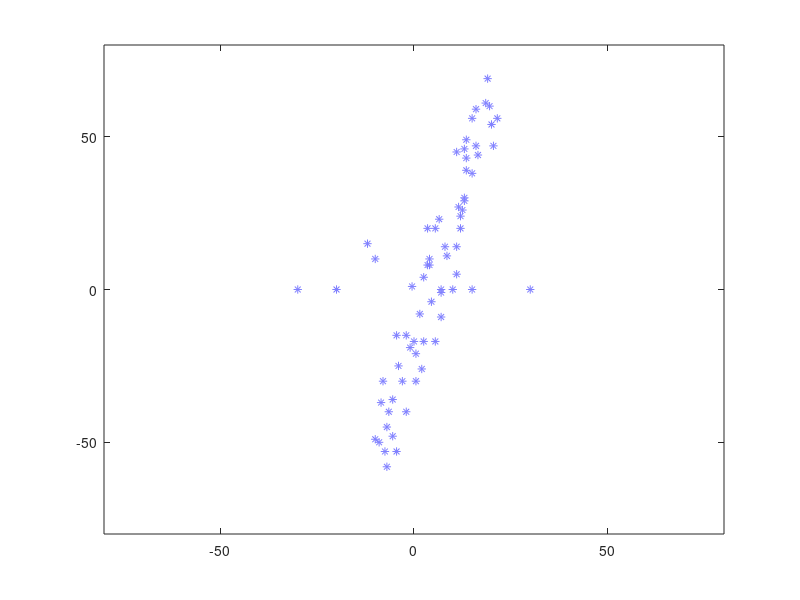

MATLAB code to generate this figure: (Note: this script raises an error after producing the figure.)

%% Create data of a linear model  y = ax + b (2D)
a = 20;
b = 5;
%% Build dataset
P = [ ];
for x = -15 :0.5: 15
  y = (a*x)/b;
  %% Add Noise %fix noise
  x = x+randi(10,1,1);
  y = y+randi(10,1,1);
  %% get data points
  P = [P; x,y];
end
%% Add outliers
outlier = [15,0; 4,10; -10,10; -12,15;
     10,0; 30,0; -30,0; -20,0; ];
P = [P;outlier];

%% plot points
figure(1);
for i=1:length(P)
    plot(P(i,1),P(i,2),'*', 'color', [0.5000    0.5000    1.0000])
    hold on;
end
axis([-80 80 -80 80])
[t1 , t2] = title('search for inliers in random data + noise + outliers', 'The inliers solution is the points obtained in GREEN');

%% Ransac
number_of_iterations = 5
[M, B, solution] = RANSAC(P, number_of_iterations);


%% ---------------------------- BONUS, plus ------------------------------------------------------------
%% get the best 3 models that fit inliers
m_error = [ ];
b_error = [ ];
for i = 1:length(M)
    m_error(i) = abs(M(i) - a);
    b_error(i) = abs(B(i) - b);
end
m_error2 = sort(m_error);
b_error2 = sort(b_error);

a_best_error1 = m_error2(1);
a_best_error2 = m_error2(2);
a_best_error3 = m_error2(3);

b_best_error1 = b_error2(1);
b_best_error2 = b_error2(2);
b_best_error3 = b_error2(3);

for i = 1:length(M)
    if a_best_error1 == m_error(i)
        aindex1 = i;
    end
    if a_best_error2 == m_error(i)
        aindex2 = i;
    end
    if a_best_error3 == m_error(i)
        aindex3 = i;
    end
end

for i = 1:length(B)
    if b_best_error1 == b_error(i)
        bindex1 = i;
    end
    if b_best_error2 == b_error(i)
        bindex2 = i;
    end
    if b_best_error3 == b_error(i)
        bindex3 = i;
    end
end
%% models are :
m1 = M(aindex1);
b1 = B(bindex1);
m2 = M(aindex2);
b2 = B(bindex2);
m3 = M(aindex3);
b3 = B(bindex3);
